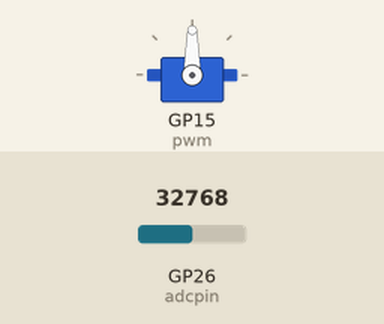
Simulated run of this program. Board: Raspberry Pi Pico running CircuitPython. Shown: servo. Inputs (shaded band) come from the test bench; at power-on: GP26 (adcpin) = 32768 (analog values on the 0–65535 scale).

Above: at 1.2 s.
1.3 s: GP26 (adcpin) set to 45874
At 1.9 s:
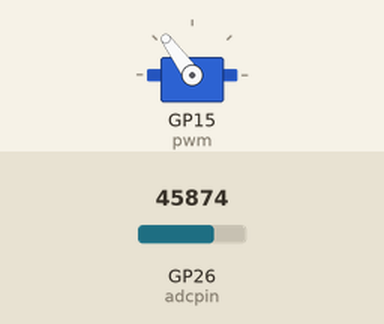
2.9 s: GP26 (adcpin) set to 57670
At 4.2 s:
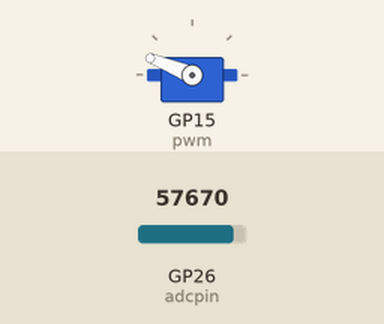
4.5 s: GP26 (adcpin) set to 65535
At 5.6 s:
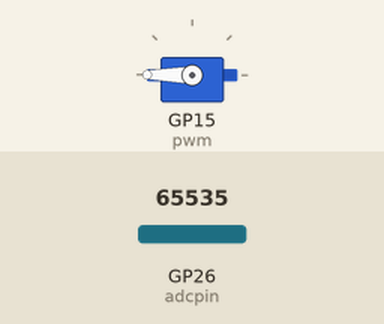
6.1 s: GP26 (adcpin) set to 19660
At 6.9 s:
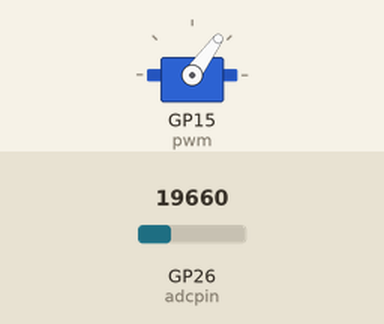
7.7 s: GP26 (adcpin) set to 7864
At 8.1 s:
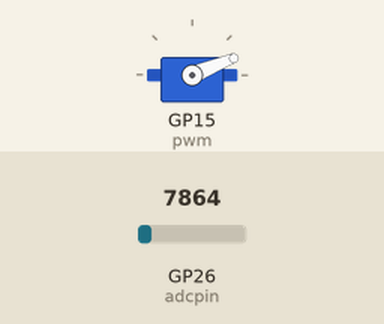
9.3 s: GP26 (adcpin) set to 32767
At 10.6 s:
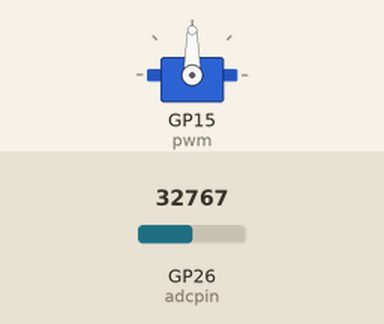
Timing chart, 0 to 11.9 s (numbered marks = the images above; inputs shaded):
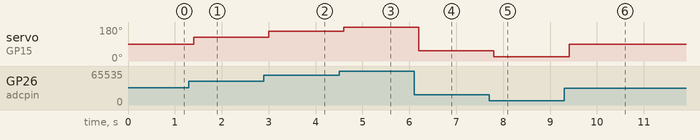

The program:

ServerPhotoResistorDemo.py
```python
import time
import board
import pwmio
from adafruit_motor import servo
from analogio import AnalogIn

conversion_factor = 3.3 / (65535)

pwm = pwmio.PWMOut(board.GP15, duty_cycle=2 ** 15, frequency=50)
adcpin = AnalogIn(board.GP26)

servo1 = servo.Servo(pwm)

while True:
    lightValue = adcpin.value * conversion_factor
    angle = (180 / 3.3) * lightValue
    servo1.angle = angle
    time.sleep(.2)
```

Measured:
- after the input at 1.3 s, servo on GP15 (pwm): 90° → 126° after 0.10 s
- after the input at 2.9 s, servo on GP15 (pwm): 126° → 158° after 0.10 s
- after the input at 4.5 s, servo on GP15 (pwm): 158° → 180° after 0.10 s
- after the input at 6.1 s, servo on GP15 (pwm): 180° → 54° after 0.10 s
- after the input at 7.7 s, servo on GP15 (pwm): 54° → 22° after 0.10 s
- after the input at 9.3 s, servo on GP15 (pwm): 22° → 90° after 0.11 s
